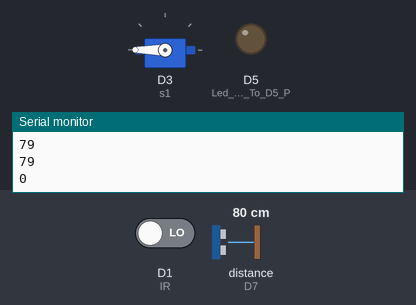
This sketch was run on a simulated ESP8266 (NodeMCU). On the bench: servo, output pins drawn as LEDs (lit = HIGH), the last lines printed to the serial monitor. Wiring (inferred from the names in the program): ultrasonic range finder: trigger D6; echo D7. The inputs (shaded band) are chosen by the test bench; at power-on: D1 (IR) LOW, distance to the obstacle (sensor on D7) 80 cm. The echo pulse lasts 58.3 µs per cm; WiFi joins after 1.5 s; servers stay silent unless stated; pins used as bus, display or sensor lines are not drawn.

Above: at 2.7 s.
2.8 s: D1 (IR) driven HIGH
At 4.0 s:
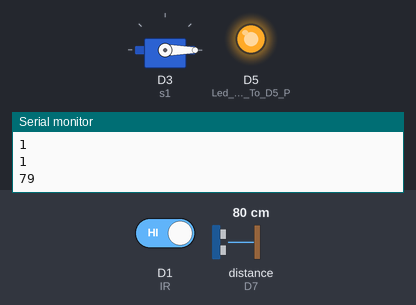
4.5 s: D1 (IR) driven LOW
At 5.3 s:
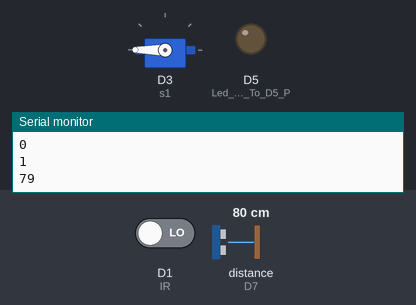
Timing chart, 0 to 7.5 s (numbered marks = the images above; inputs shaded):
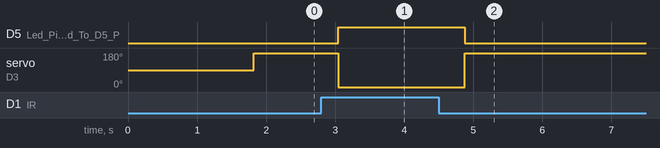

The sketch:

smartdustbin.ino
```cpp
#include <ESP8266WiFi.h>
#include <FirebaseESP8266.h>
#include <Adafruit_Sensor.h>
#include <Servo.h>
int val = 0 ;
Servo s1;
long duration;
int distance;
FirebaseData karthik;
int status;

const char* ssid     = "santhosh"; // Change this to your WiFi SSID
const char* password = "kannan26"; // Change this to your WiFi password
const char* url   = "https://karthik-d9bdc-default-rtdb.firebaseio.com/";
const char* key = "VnjV8gxqtwyDA0NMrASjkgmNVkL1DZraZn0lv2jn";
const int trigPin = D6;
const int echoPin = D7;


void setup()
{

    Serial.begin(115200);
    delay(10);
    // We start by connecting to a WiFi network
    Serial.println();
    Serial.println("******************************************************");
    Serial.print("Connecting to ");
    Serial.println(ssid);
    WiFi.begin(ssid, password);
    while (WiFi.status() != WL_CONNECTED) {
    delay(500);
    Serial.print(".");
    }
    Serial.println("");
    Serial.println("WiFi connected");
    Serial.println("IP address: ");
    Serial.println(WiFi.localIP());
    Firebase.begin(url,key);
    Firebase.reconnectWiFi(true);
    pinMode(trigPin, OUTPUT);
    pinMode(echoPin, INPUT);
    Firebase.begin(url,key);
    Firebase.reconnectWiFi(true);
    Serial.begin(9600); // sensor buart rate
    pinMode(14,HIGH);// Led Pin Connected To D5 Pin
    s1.attach(0); // servo attach D3 pin of arduino
}
void loop()
{


  digitalWrite(trigPin, LOW);
  delayMicroseconds(2);
  digitalWrite(trigPin, HIGH);
  delayMicroseconds(10);
  digitalWrite(trigPin, LOW);
  duration = pulseIn(echoPin, HIGH);
  distance=duration*0.034/2;
  Serial.println(distance);
  Firebase.setFloat(karthik,"/distance",distance);
  Serial.println(distance);
  val = digitalRead(5); // IR Sensor output pin connected to D1
  Serial.println(val);  // see the value in serial m0nitor in Arduino IDE
  //delay(100); // for timer

  if(distance<10)
  {
   status=0;
   Firebase.setFloat(karthik,"/status",status);
   Serial.println(status);
  }
  else
  {
   status=1;
   Firebase.setFloat(karthik,"/status",status);
   Serial.println(status);
  }
  if(val == 1 )
  {
   digitalWrite(14,HIGH); // LED ON
   s1.write(0);
   //delay(10);
  }
  else
  {
   digitalWrite(14,LOW); // LED OFF
   s1.write(180);
   //delay(1000);

  }
}
```

Measured:
- after the input at 2.8 s, D5 (Led_Pin_Connected_To_D5_P): LOW → HIGH after 0.24 s; servo on D3 (s1): 180° → 0° after 0.24 s
- after the input at 4.5 s, D5 (Led_Pin_Connected_To_D5_P): HIGH → LOW after 0.37 s; servo on D3 (s1): 0° → 180° after 0.37 s
